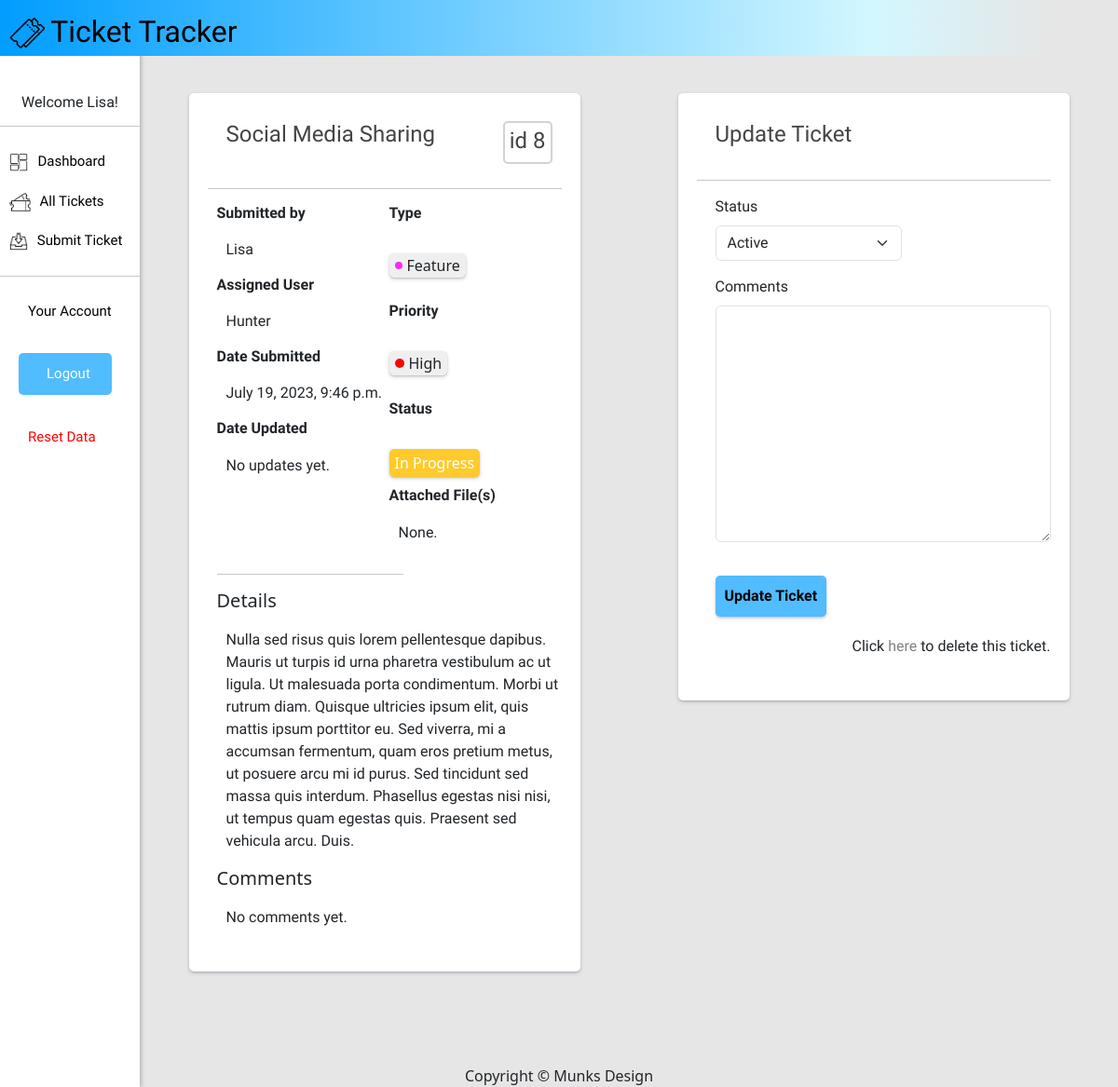
/ticket-room/8/ (signed in), run on the app's committed database.
### mainapp/models.py (models this page shows, shortened)
class Ticket(models.Model):
    class Status(models.TextChoices):
        ACTIVE = 'Active', 'Active'
        COMPLETE = 'Complete', 'Complete'
        BACKLOG = 'Backlog', 'Backlog'
    class Priority(models.TextChoices):
        HIGH = 'High', 'High'
        LOW = 'Low', 'Low'
    class Type(models.TextChoices):
        BUG = 'Bug', 'Bug'
        FEATURE = 'Feature', 'Feature'
        MODIFY = 'Modify', 'Modify'
    title = models.CharField(max_length=30)
    description = models.TextField(max_length=500)
    author = models.ForeignKey(User, on_delete=models.PROTECT, related_name='ticket_submission')
    participants = models.ForeignKey(User, on_delete=models.PROTECT, related_name='participants', default='')
    created = models.DateTimeField(auto_now_add=True)
    updated = models.DateTimeField(auto_now=True)
    type = models.CharField(max_length=10, choices=Type.choices, default=Type.BUG)
    priority = models.CharField(max_length=10, choices=Priority.choices, default=Priority.LOW)
    status = models.CharField(max_length=10, choices=Status.choices, default=Status.BACKLOG)
    comments = models.TextField(blank=True)
    attachment = models.FileField(upload_to='ticket_attachments/', blank=True, null=True)
    objects = models.Manager()
    published = PublishedManager()
    class Meta:
        ordering = ['-created']
        indexes = [
            models.Index(fields=['-created'])
        ]

### mainapp/views.py (the view)
# urls.py: path('ticket-room/<str:pk>/', views.ticket_room, name='ticket-room'),
@login_required
def ticket_room(request, pk):
    ticket = get_object_or_404(Ticket, id=pk)
    if request.method == 'POST':
        if 'form-update' in request.POST:
            form_update = TicketUpdate(request.POST, instance=ticket)
            if form_update.is_valid():
                ticket = form_update.save(commit=False)
                comment = form_update.cleaned_data['comments']
                if comment:
                    ticket.add_comments(comment)
                ticket.save()
                messages.success(request, "Ticket Updated" )
                return redirect('ticket-room', pk=ticket.id)
        elif 'form-initiate' in request.POST:
            form_initiate = TicketInitiate(request.POST, instance=ticket)
            if form_initiate.is_valid():
                ticket = form_initiate.save(commit=False)
                status = form_initiate.cleaned_data['status']
                if status:
                    ticket.initiate(status)
                ticket.save()
                messages.success(request, "Ticket Initiated")
                return redirect('ticket-room', pk=ticket.id)
    else:
        form_update = TicketUpdate(instance=ticket)
        form_initiate = TicketInitiate(instance=ticket)
    context = {'ticket': ticket, 'form_update': form_update, 'form_initiate': form_initiate}
    return render(request, 'ticket_room.html', context)

### mainapp/forms.py
class TicketUpdate(forms.ModelForm):
    class Meta:
        model = Ticket
        fields = ['status', 'comments']

class TicketInitiate(forms.ModelForm):
    class Meta:
        model = Ticket
        fields = ['status']

### mainapp/templates/ticket_room.html (shortened to what this page needs)
{% extends 'base.html' %} {% load static %} {% load crispy_forms_tags %} {% block content %}
<div>{% include 'sidebar.html' %}</div>
<div class="flex-container-ticket">
	<div class="box">
		<div class="account-tickets">
			<div class="subtitle" id="ticket-subtitle">
				<div class="left-ticket"><h4>{{ticket.title}}</h4></div>
				<div class="right-ticket"><h4>id {{ticket.id}}</h4></div>
			</div>
			<hr />
			<div class="main-text-dash">
				<div class="ticket-column">
					<div>
						<div class="ticket-box">
							<div class="column">
								<h6>Submitted by</h6>
								<p>{{ticket.author}}</p>
								<div class="ticket-assigned">
									<h6>Assigned User</h6>
									<p>{{ticket.participants}}</p>
								</div>
								<h6>Date Submitted</h6>
								<p>{{ticket.created}}</p>
								<h6>Date Updated</h6>
								{% if ticket.created != ticket.updated %}
								<p>{{ticket.updated}}</p>
								{% else %}
								<p>No updates yet.</p>
								{% endif %}
							</div>
							<div class="column">
								<h6>Type</h6>
								{% if ticket.type == 'Bug' %}
								<p>
									<td>
										<div class="tps-container">
											<div class="colored-dot">
												<div class="dot" id="bug"></div>
												<div>{{ticket.type}}</div>
											</div>
										</div>
									</td>
								</p>
								{% elif ticket.type == 'Feature' %}
								<p>
									<td>
										<div class="tps-container">
											<div class="colored-dot">
												<div class="dot" id="feature"></div>
												<div>{{ticket.type}}</div>
											</div>
										</div>
									</td>
								</p>
								{% endif %}
								<h6>Priority</h6>
								{% if ticket.priority == 'High' %}
								<p>
									<td>
										<div class="tps-container">
											<div class="colored-dot">
												<div class="dot" id="high"></div>
												<div>{{ticket.priority}}</div>
											</div>
										</div>
									</td>
								</p>
								{% endif %}
								<h6>Status</h6>
								<p>{% if ticket.status == 'Active' %}</p>
								<div class="ticket-active">In Progress</div>
								{% elif ticket.status == 'Complete' %}
								<div class="ticket-complete">Complete</div>
								{% elif ticket.status == 'Backlog' %}
								<div class="ticket-backlog">Backlog</div>
								{% endif %}
								<h6 style="margin-top: 10px">Attached File(s)</h6>
								{% if ticket.attachment %}
								<p>
									<a class="ticket-link" href="{{ ticket.attachment.url }}"
										>Open file</a
									>
								</p>
								{% else %}
								<p>None.</p>
								{% endif %}
							</div>
						</div>
					</div>
					<hr style="width: 200px" />
					<h5>Details</h5>
					<p>{{ticket.description}}</p>
					<h5>Comments</h5>
					{% if ticket.comments %}
					<p>{{ticket.comments}}</p>
					{% else %}
					<p>No comments yet.</p>
					{% endif %}
				</div>
			</div>
		</div>
	</div>
	<div class="box">
		<div class="ticket-update">
			<div class="ticket-column">
				<div class="subtitle">
					<h4>Update Ticket</h4>
				</div>
				<hr />
				{% if ticket.status != 'Backlog' %}
				<div class="ticket-form">
					<form method="post" id="form-update">
						{% csrf_token %} {{ form_update|crispy }}
						<button class="update-button" type="submit" name="form-update">
							Update Ticket
						</button>
					</form>
				</div>
				{% endif %}
				<div class="ticket-form">
					<p style="padding-top: 20px; text-align: right">
						Click
						<a class="ticket-link" href="{% url 'ticket-delete' ticket.id %}"
							>here</a
						>
						to delete this ticket.
					</p>
				</div>
			</div>
		</div>
	</div>
	{% endblock %}

### mainapp/templates/sidebar.html
{% load static %}
<div class="sidebar">
	<div class="sidebar-content">
		<div class="welcome-sidebar" style="text-align: center">
			<h6>Welcome {{request.user}}!</h6>
			<hr />
		</div>
		<div>
			<a href="{% url 'dashboard' %}"
				><img
					src="{% static 'images/dashboard-image.png' %}"
					style="height: 20px; padding-right: 10px" />Dashboard</a
			>
		</div>
		<a href="{% url 'all-tickets' %}"
			><img
				src="{% static 'images/tickets.png' %}"
				style="height: 20px; padding-right: 10px" />All Tickets</a
		>
		{% if user.is_authenticated and user.is_staff %}
		<a href="{% url 'ticket-submission'%}?author={{user.id}}"
			><img
				src="{% static 'images/submit-image.png' %}"
				style="height: 20px; padding-right: 10px" />Submit Ticket</a
		>
		{% endif %}
		<hr />
		<a href="{% url 'account' %}" style="padding-left: 30px">Your Account</a>
		<br />
		{% if request.user.is_authenticated %}
		<div class="logout-container">
			<button class="logout-button">
				<a href="{% url 'logout' %}" style="color: white;">Logout</a>
			</button>
		</div>
		<br>
		<div class="data-reset">
			<a href="{% url 'reset-data' %}" style="padding-left: 30px; color: red;">Reset Data</a>
		</div>
	</div>
	{% endif %}
</div>

### mainapp/static/css/base.css (style rules this page uses)
body { margin: 0; }
p { font-family: "Libre Franklin", sans-serif; }
h6 { font-family: "Libre Franklin", sans-serif; font-weight: 900; color: #d3d3d3; }
hr { z-index: 10; position: relative; }
.logout-button { background-color: rgb(81, 188, 255); border: none; border-radius: 5px; cursor: pointer; text-align: left; width: 100px; padding-left: 20px; }
.logout-container { margin-left: 20px; }
.logout-container a { color: white; padding-left: 10px; }
.subtitle { padding: 10px; margin-left: 10px; font-family: "Libre Franklin", sans-serif; font-weight: bold; color: #454545; font-size: large; }
#id_title, #id_author, #id_status, #id_type, #id_priority, #id_participants, #id_recipient { width: 200px; font-family: "Libre Franklin", sans-serif; }
.main-text-dash { padding-left: 10px; }
.ticket-form { margin-left: 20px; font-family: "Libre Franklin", sans-serif; }
.sidebar { height: 100%; width: 150px; position: fixed; top: 0; left: 0; background-color: #ffffff; overflow-x: hidden; padding-top: 100px; box-shadow: 2px 0 4px rgba(0, 0, 0, 0.2); }
.sidebar a { padding: 10px; text-decoration: none; font-size: 15px; color: #000000; display: block; font-family: "Libre Franklin", sans-serif; }
.ticket-column { display: flex; flex-direction: column; }
.ticket-column h6 { font-weight: bold; }
.ticket-column p { padding-left: 10px; padding-top: 10px; }
.ticket-link { text-decoration: none; color: #818181; }
.update-button { border-radius: 5px; border: none; background-color: rgb(81, 188, 255); margin-top: 20px; padding: 10px; font-weight: bold; box-shadow: rgba(50, 50, 93, 0.25) 0px 2px 5px -1px, rgba(0, 0, 0, 0.3) 0px 1px 3px -1px; }
#ticket-subtitle { display: flex; justify-content: space-between; }
.right-ticket { border: 2px solid #d3d3d3; border-radius: 5px; padding-top: 5px; padding-left: 5px; padding-right: 5px; }
.ticket-assigned { padding-right: 50px; }
.flex-container-ticket { display: flex; margin-left: 150px; padding-top: 20px; }
.ticket-box { display: flex; justify-content: space-between; }
.column { flex: 1; }
.box { flex: 1; margin-top: 20px; border-radius: 20px; margin-left: 5%; margin-right: 5%; height: fit-content; border-radius: 5px; padding: 20px; padding-bottom: 30px; background-color: white; box-shadow: rgba(50, 50, 93, 0.25) 0px 2px 5px -1px, rgba(0, 0, 0, 0.3) 0px 1px 3px -1px; }
.ticket-active { border: 1px solid #ffca2b; border-radius: 5px; width: fit-content; padding: 2px; padding-left: 5px; padding-right: 5px; background-color: #ffca2b; color: white; box-shadow: rgba(50, 50, 93, 0.25) 0px 2px 5px -1px, rgba(0, 0, 0, 0.3) 0px 1px 3px -1px; }
.colored-dot { display: flex; align-items: center; }
.dot { width: 10px; height: 10px; border-radius: 50%; margin-right: 5px; }
#feature { background-color: #f62bf6; width: 8px; height: 8px; }
#high { background-color: #ff0000; }
.tps-container { border: 1px solid #efefef; border-radius: 5px; width: fit-content; padding-left: 5px; padding-right: 5px; background-color: #efefef; box-shadow: rgba(50, 50, 93, 0.25) 0px 2px 5px -1px, rgba(0, 0, 0, 0.3) 0px 1px 3px -1px; }

### data on the page
Ticket: title "Social Media Sharing", id "8", author "Lisa", participants "Hunter", created "July 19, 2023, 9:46 p.m.", type "Feature", priority "High", description "Nulla sed risus quis lorem pellentesque dapibus. Mauris ut turpis id urna pharetra vestibulum ac ut ligula. Ut malesuada porta condimentum. Morbi ut rutrum diam. Quisque ultricies ipsum elit, quis mattis ipsum porttitor eu. Sed viverra, mi a accumsan fermentum, quam eros pretium metus, ut posuere arcu mi id purus. Sed tincidunt sed massa quis interdum. Phasellus egestas nisi nisi, ut tempus quam egestas quis. Praesent sed vehicula arcu. Duis.", status "Active"

### other printed values
{{ request.user }} "Lisa"
